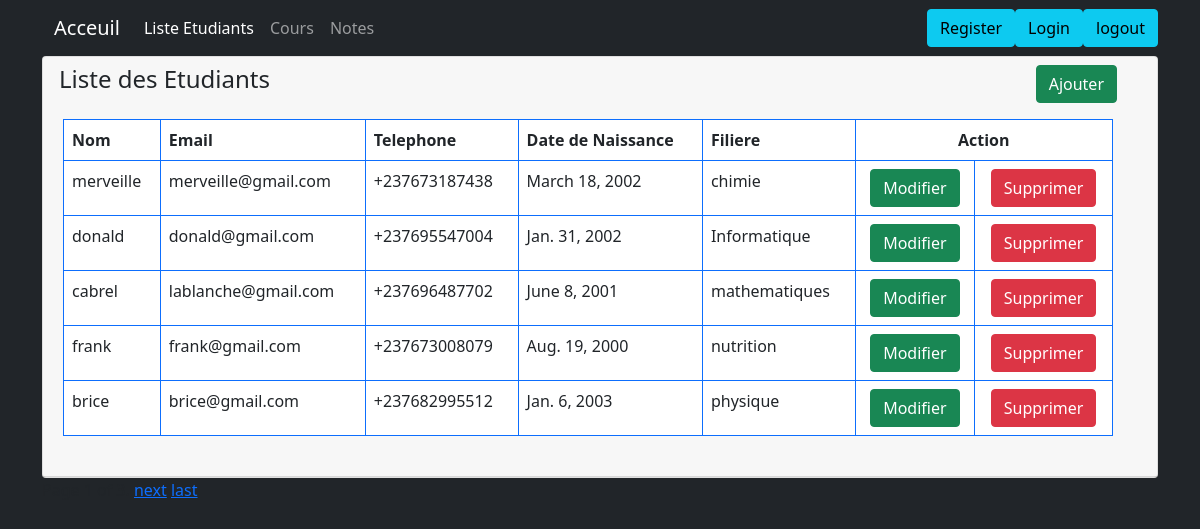
The page /students/ on the database its author committed.
### Etudiants/models.py (models this page shows, shortened)
class Student(models.Model):
    name = models.CharField(max_length=50)
    email = models.EmailField(unique=True)
    phone = models.CharField(max_length=10)
    birthdate = models.DateField()
    filiere_id = models.ForeignKey(Filiere, verbose_name=(""), on_delete=models.CASCADE)
    class Meta:
        verbose_name =("Student")
        verbose_name_plural =("Students")

class Filiere(models.Model):
    name = models.CharField(max_length=20)
    description = models.TextField()
    class Meta:
        verbose_name =("Filiere")
        verbose_name_plural =("Filieres")

### Etudiants/views.py (the view)
# urls.py: path('students/', index, name='index'),
def index(request):
    students= Student.objects.all()
    page=request.GET.get('page',1)
    paginate= Paginator(students, 5)
    try:
       students=paginate.page(page)
    except PageNotAnInteger:
        students=paginate.page(1)
    except EmptyPage:
       students=paginate.page(Paginator.num_pages)
    context={
        'students':students
    }
    return render(request, 'student/index.html', context)

### Etudiants/templates/student/index.html (shortened to what this page needs)
{% extends 'app.html' %} {% block content %}
<div class="card">
  <div class="card-header">
    <div class="row col-md-12">
      <div class="col-md-6">
        <h4>Liste des Etudiants</h4>
      </div>
      <div class="col-md-6">
        <a
          href="{% url 'create' %}"
          class="btn btn-success"
          style="float: right"
          >Ajouter</a
        >
      </div>
      <div class="card-body">
        <table class="table table-bordered border-primary bg-white">
          <thead>
            <tr>
              <th>Nom</th>
              <th>Email</th>
              <th>Telephone</th>
              <th>Date de Naissance</th>
              <th>Filiere</th>
              <th colspan="2">
                <center>Action</center>
              </th>
            </tr>
          </thead>
          <tbody>
            {% for item in students %}
            <tr>
              <td>{{ item.name }}</td>
              <td>{{ item.email }}</td>
              <td>{{ item.phone }}</td>
              <td>{{ item.birthdate }}</td>
              <td>{{ item.filiere_id.name }}</td>
              <td>
                <center>
                  <a href="update/{{ item.id }}" class="btn btn-success"
                    >Modifier</a
                  >
                </center>
              </td>
              <td>
                <center>
                  <a href="delete/{{ item.id }}" class="btn btn-danger"
                    >Supprimer</a
                  >
                </center>
              </td>
            </tr>
            {% empty %}
            <tr>
              <td colspan="8">
                <div class="text-center">Aucun Etudiant pour le moment</div>
              </td>
            </tr>
            {% endfor %}
          </tbody>
        </table>
      </div>
    </div>
  </div>
</div>
{% if students.has_other_pages %}
<div class="pagination">
  <span class="step-links">
    <span class="current-page">
    </span>
    {% if students.has_next %}
    <a href="?page={{ students.next_page_number }}">next</a>
    <a href="?page={{ students.paginator.num_pages }}">last </a>
    {% endif %}
  </span>
</div>
{% endif %} {% endblock %}

### Etudiants/templates/app.html (shortened to what this page needs)
<!doctype html>
<html lang="en">
<head>
    {% load static %}
    <link href="{% static 'bootstrap/css/bootstrap.min.css' %}" rel="stylesheet">
</head>
<body class="container bg-dark">
    {% include "menu.html" %} {% block content %} {% endblock %}
</body>
</html>

### Etudiants/templates/menu.html (shortened to what this page needs)
<nav class="navbar navbar-expand navbar-dark navbar-light bg-dark">
  <div class="container-fluid">
    <a class="navbar-brand" href="#">Acceuil</a>
    <div class="collapse navbar-collapse" id="navbarNav">
      <ul class="navbar-nav">
        <li class="nav-item">
          <a
            class="nav-link active"
            aria-current="page"
            href="{% url 'index' %}"
            >Liste Etudiants</a
          >
        </li>
        <li class="nav-item">
          <a class="nav-link" href="#">Cours</a>
        </li>
        <li class="nav-item">
          <a class="nav-link" href="#">Notes</a>
        </li>
      </ul>
    </div>
  </div>
  <a href="{% url 'register' %}" class="btn btn-info" style="float: right"
    >Register</a
  >
  <a href="{% url 'login' %}" class="btn btn-info" style="float: right"
    >Login</a
  >
  <a href="{% url 'logout' %}" class="btn btn-info" style="float: right"
    >logout</a
  >
</nav>

### rows shown on the page
Student: name "merveille", email "merveille@gmail.com", phone "+237673187438", birthdate "March 18, 2002", filiere_id.name "chimie"
Student: name "donald", email "donald@gmail.com", phone "+237695547004", birthdate "Jan. 31, 2002", filiere_id.name "Informatique"
Student: name "cabrel", email "lablanche@gmail.com", phone "+237696487702", birthdate "June 8, 2001", filiere_id.name "mathematiques"
Student: name "frank", email "frank@gmail.com", phone "+237673008079", birthdate "Aug. 19, 2000", filiere_id.name "nutrition"
Student: name "brice", email "brice@gmail.com", phone "+237682995512", birthdate "Jan. 6, 2003", filiere_id.name "physique"
